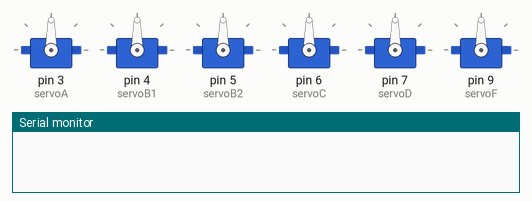
Simulated run of this sketch. Board: Arduino Uno, built with avr-gcc and run on an emulated ATmega328P. Shown: 6 × servo, the last lines printed to the serial monitor.

Above: at 0.1 s.
At 3.7 s:
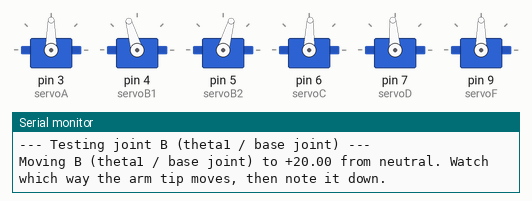
At 9.8 s:
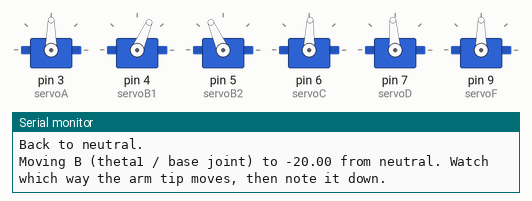
At 18.9 s:
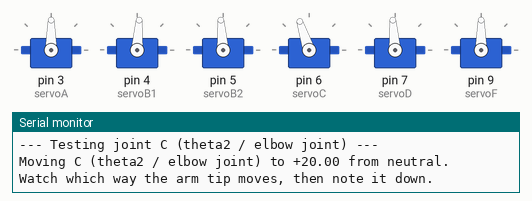
At 25.0 s:
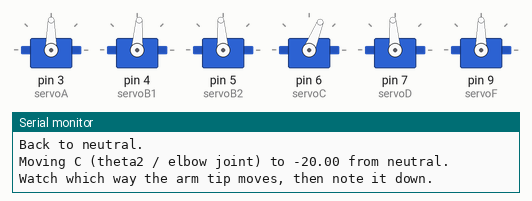
At 40.2 s:
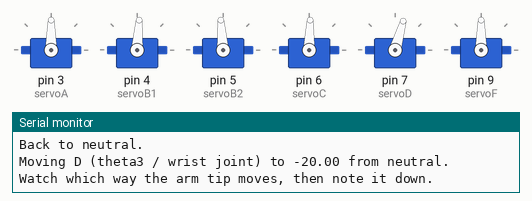
Timing chart, 0 to 44.6 s (numbered marks = the images above):
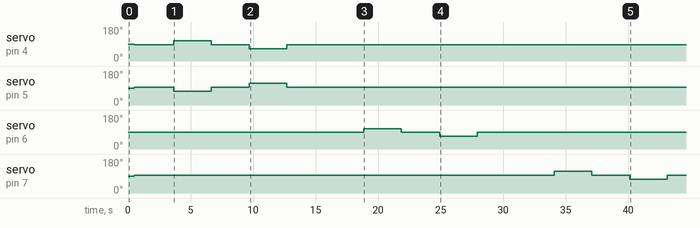

The sketch:

joint_direction_test.ino
```cpp
#include <Servo.h>

// Same offsets as in the main sketch (these represent theta = 0 for each joint)
#define OFFSET_B 86
#define OFFSET_C 88
#define OFFSET_D 94

#define TEST_DELTA 20   // how many degrees to move away from center for the test
#define PAUSE_MS 3000   // time to hold each position so you can observe it

Servo servoA, servoB1, servoB2, servoC, servoD, servoF;

void SetAngle(Servo &servo, double theta) {
  if (theta >= 0 && theta <= 180) {
    servo.write(theta);
  } else {
    Serial.print("INVALID ANGLE: ");
    Serial.println(theta);
  }
}

void SetAngleSup(Servo &servo, double theta) {
  SetAngle(servo, 180 - theta);
}

// Move joint B (the differential B1/B2 pair) to a given "command" value
void MoveB(double cmd) {
  SetAngle(servoB1, cmd);
  SetAngleSup(servoB2, cmd);
}

void GoNeutral() {
  MoveB(OFFSET_B);
  SetAngle(servoC, OFFSET_C);
  SetAngle(servoD, OFFSET_D);
  Serial.println("=== NEUTRAL (B=86, C=88, D=94 -> theta1=theta2=theta3=0) ===");
  Serial.println("Look at the arm now and remember this as the reference position.");
  delay(PAUSE_MS);
}

void TestJoint(const char* name, void (*moveFunc)(double), double center, double delta) {
  Serial.print("--- Testing joint ");
  Serial.print(name);
  Serial.println(" ---");

  Serial.print("Moving ");
  Serial.print(name);
  Serial.print(" to +");
  Serial.print(delta);
  Serial.println(" from neutral. Watch which way the arm tip moves, then note it down.");
  moveFunc(center + delta);
  delay(PAUSE_MS);

  Serial.println("Back to neutral.");
  moveFunc(center);
  delay(PAUSE_MS);

  Serial.print("Moving ");
  Serial.print(name);
  Serial.print(" to -");
  Serial.print(delta);
  Serial.println(" from neutral. Watch which way the arm tip moves, then note it down.");
  moveFunc(center - delta);
  delay(PAUSE_MS);

  Serial.println("Back to neutral.");
  moveFunc(center);
  delay(PAUSE_MS);
}

// Wrapper functions matching the (double) signature needed by TestJoint
void MoveC(double cmd) { SetAngle(servoC, cmd); }
void MoveD(double cmd) { SetAngle(servoD, cmd); }

void setup() {
  Serial.begin(9600);

  servoA.attach(3);
  servoB1.attach(4);
  servoB2.attach(5);
  servoC.attach(6);
  servoD.attach(7);
  servoF.attach(9);

  delay(500);

  GoNeutral();

  TestJoint("B (theta1 / base joint)", MoveB, OFFSET_B, TEST_DELTA);
  GoNeutral();

  TestJoint("C (theta2 / elbow joint)", MoveC, OFFSET_C, TEST_DELTA);
  GoNeutral();

  TestJoint("D (theta3 / wrist joint)", MoveD, OFFSET_D, TEST_DELTA);
  GoNeutral();

  Serial.println("=== TEST COMPLETE ===");
  Serial.println("Please report, for each joint, whether +delta moved the arm tip");
  Serial.println("up/down/left/right/forward/back relative to neutral.");
}

void loop() {
  // nothing here, test runs once in setup()
}
```
